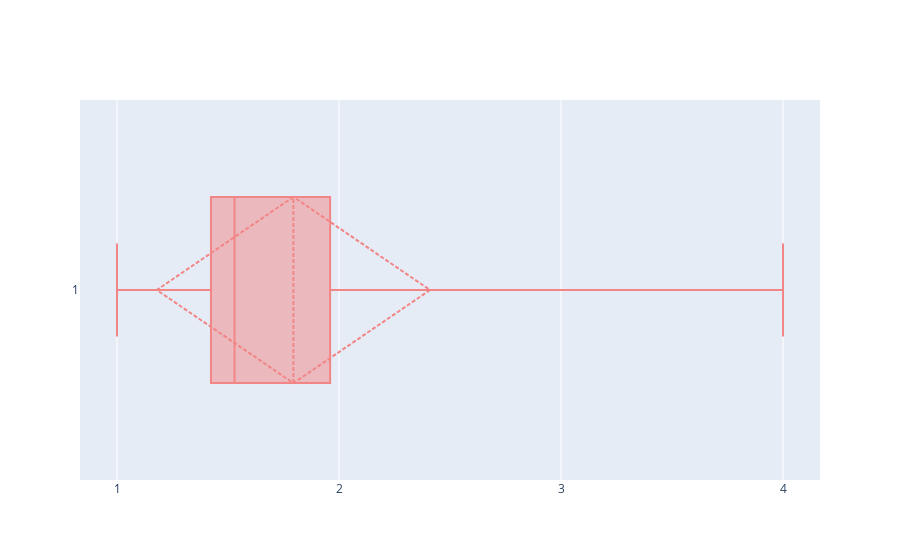

This figure's notebook cell:
### Markdown cell above
Let's build a boxplot since it reflects well the compressed information about the distribution statistics of the available data.

### Code cell
fig_data = [go.Box(y = df['raw_value'],
                   q1=[quartiles[0]], 
                   median=[quartiles[1]],
                   q3=[quartiles[2]], 
                   lowerfence=[df['raw_value'].min()],
                   upperfence=[df['raw_value'].max()], 
                   mean=[mean],
                   sd=[std],
                   marker_color="#F28585"
                  )
           ]
layout = go.Layout(xaxis={"dtick": 1})
fig = go.Figure(data=fig_data,
                layout=layout)
fig.show()

### Figure 1 — Plotly figure (JSON) as saved in the notebook; plotly's stock layout.template omitted (floating-point values rounded to 4 significant figures; data arrays with more than 128 entries replaced by an {"elided": "..."} marker saying what was removed)
{"data": [{"lowerfence": [1], "marker": {"color": "#F28585"}, "mean": [1.795], "median": [1.53], "q1": [1.423], "q3": [1.96], "sd": [0.6154], "type": "box", "upperfence": [4], "y": {"elided": "1071 float values"}}], "layout": {"xaxis": {"dtick": 1}}}
